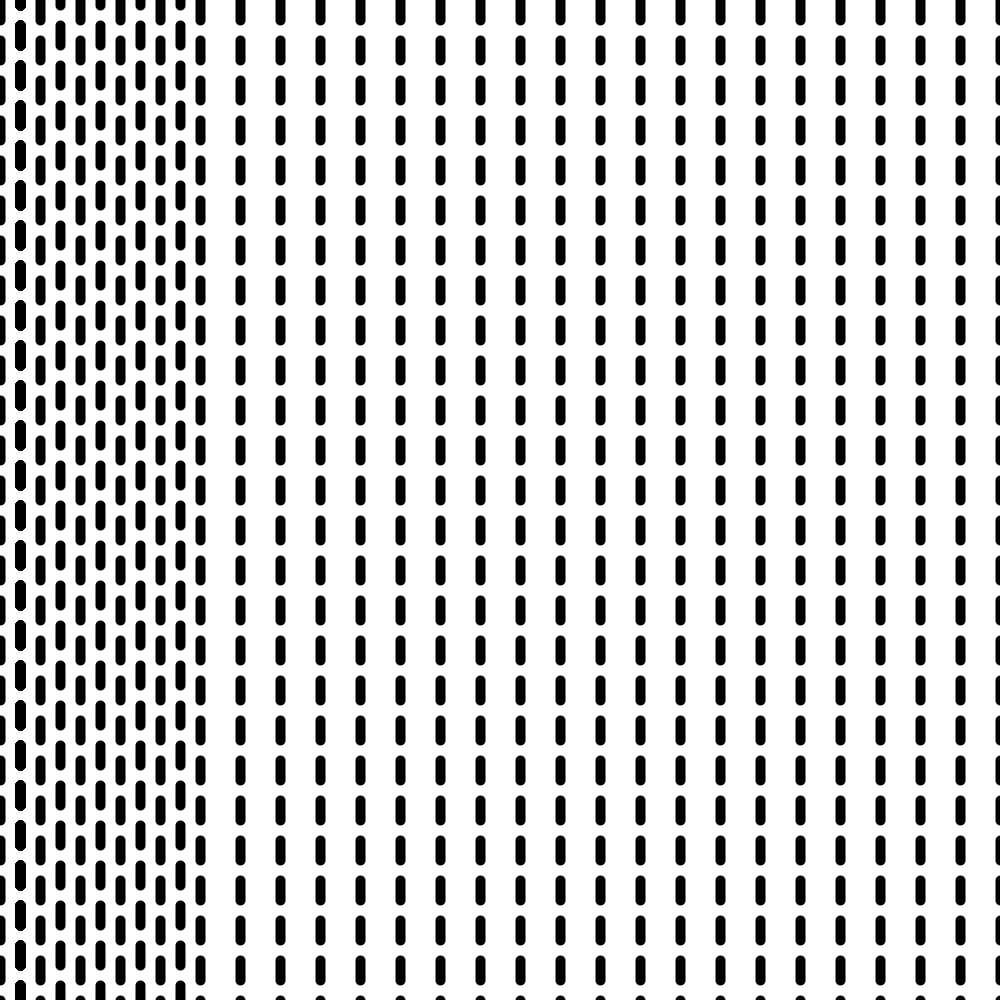
Frame 1 (no input)
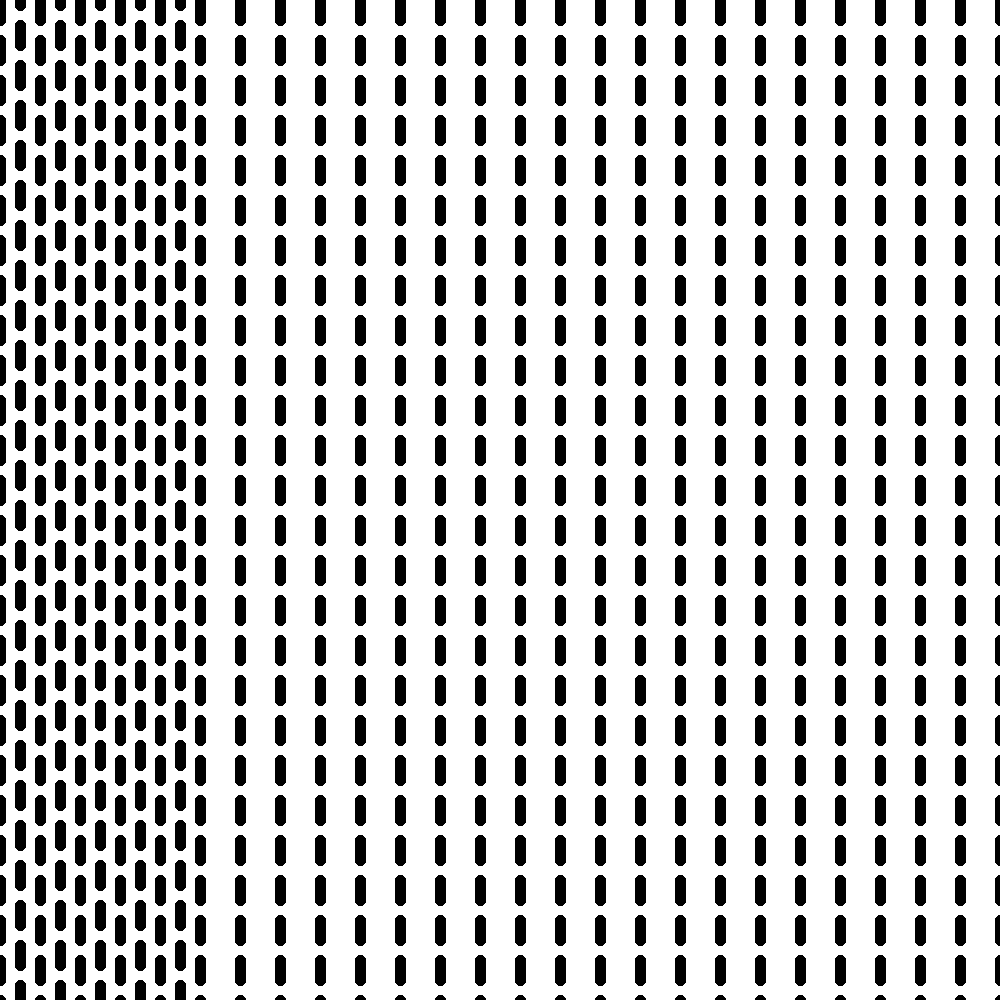
Frame 60 (the mouse pressed at the canvas centre just before this capture)
Frame 120 (the mouse held since frame 60 and released just before this capture): identical to frame 60, image omitted

The Processing sketch that drew these frames (run headless with seeded random() and noise(); from frame 60 on, the mouse is pressed at the canvas centre):

// Processing sketch: sketch_2_trames_de_carr_s_1_trame_de_tirets_Francois_Morellet_p
// ── sketch_2_trames_de_carr_s_1_trame_de_tirets_Francois_Morellet_p.pde
void setup() {
  size(1000, 1000);
  background(255);
}

void draw() {

  strokeWeight(10);
  
  //0-80Xaxis
  //(0, 0, 0, 1020)
  line(0, 0, 0, 20);
  line(0, 40, 0, 60);
  line(0, 80, 0, 100);
  line(0, 120, 0, 140);
  line(0, 160, 0, 180);
  line(0, 200, 0, 220);
  line(0, 240, 0, 260);
  line(0, 280, 0, 300);
  line(0, 320, 0, 340);
  line(0, 360, 0, 380);
  line(0, 400, 0, 420);
  line(0, 440, 0, 460);
  line(0, 480, 0, 500);
  line(0, 520, 0, 540);
  line(0, 560, 0, 580);
  line(0, 600, 0, 620);
  line(0, 640, 0, 660);
  line(0, 680, 0, 700);
  line(0, 720, 0, 740);
  line(0, 760, 0, 780);
  line(0, 800, 0, 820);
  line(0, 840, 0, 860);
  line(0, 880, 0, 900);
  line(0, 920, 0, 940);
  line(0, 960, 0, 980);
  line(0, 1000, 0, 1020);
  
 //(20, 0, 20, 1000);
  line(20, -15, 20, 5);
  line(20, 25, 20, 45);
  line(20, 65, 20, 85);
  line(20, 105, 20, 125);
  line(20, 145, 20, 165);
  line(20, 185, 20, 205);
  line(20, 225, 20, 245);
  line(20, 265, 20, 285);
  line(20, 305, 20, 325);
  line(20, 345, 20, 365);
  line(20, 385, 20, 405);
  line(20, 425, 20, 445);
  line(20, 465, 20, 485);
  line(20, 505, 20, 525);
  line(20, 545, 20, 565);
  line(20, 585, 20, 605);
  line(20, 625, 20, 645);
  line(20, 665, 20, 685);
  line(20, 705, 20, 725);
  line(20, 745, 20, 765);
  line(20, 785, 20, 805);
  line(20, 825, 20, 845);
  line(20, 865, 20, 885);
  line(20, 905, 20, 925);
  line(20, 945, 20, 965);
  line(20, 985, 20, 1005);
 
  line(40, 0, 40, 20);
  line(40, 40, 40, 60);
  line(40, 80, 40, 100);
  line(40, 120, 40, 140);
  line(40, 160, 40, 180);
  line(40, 200, 40, 220);
  line(40, 240, 40, 260);
  line(40, 280, 40, 300);
  line(40, 320, 40, 340);
  line(40, 360, 40, 380);
  line(40, 400, 40, 420);
  line(40, 440, 40, 460);
  line(40, 480, 40, 500);
  line(40, 520, 40, 540);
  line(40, 560, 40, 580);
  line(40, 600, 40, 620);
  line(40, 640, 40, 660);
  line(40, 680, 40, 700);
  line(40, 720, 40, 740);
  line(40, 760, 40, 780);
  line(40, 800, 40, 820);
  line(40, 840, 40, 860);
  line(40, 880, 40, 900);
  line(40, 920, 40, 940);
  line(40, 960, 40, 980);
  line(40, 1000, 40, 1020);
  
  //line(60, 0, 60, 1000);
  line(60, -15, 60, 5);
  line(60, 25, 60, 45);
  line(60, 65, 60, 85);
  line(60, 105, 60, 125);
  line(60, 145, 60, 165);
  line(60, 185, 60, 205);
  line(60, 225, 60, 245);
  line(60, 265, 60, 285);
  line(60, 305, 60, 325);
  line(60, 345, 60, 365);
  line(60, 385, 60, 405);
  line(60, 425, 60, 445);
  line(60, 465, 60, 485);
  line(60, 505, 60, 525);
  line(60, 545, 60, 565);
  line(60, 585, 60, 605);
  line(60, 625, 60, 645);
  line(60, 665, 60, 685);
  line(60, 705, 60, 725);
  line(60, 745, 60, 765);
  line(60, 785, 60, 805);
  line(60, 825, 60, 845);
  line(60, 865, 60, 885);
  line(60, 905, 60, 925);
  line(60, 945, 60, 965);
  line(60, 985, 60, 1005);
  
  line(80, 0, 80, 20);
  line(80, 40, 80, 60);
  line(80, 80, 80, 100);
  line(80, 120, 80, 140);
  line(80, 160, 80, 180);
  line(80, 200, 80, 220);
  line(80, 240, 80, 260);
  line(80, 280, 80, 300);
  line(80, 320, 80, 340);
  line(80, 360, 80, 380);
  line(80, 400, 80, 420);
  line(80, 440, 80, 460);
  line(80, 480, 80, 500);
  line(80, 520, 80, 540);
  line(80, 560, 80, 580);
  line(80, 600, 80, 620);
  line(80, 640, 80, 660);
  line(80, 680, 80, 700);
  line(80, 720, 80, 740);
  line(80, 760, 80, 780);
  line(80, 800, 80, 820);
  line(80, 840, 80, 860);
  line(80, 880, 80, 900);
  line(80, 920, 80, 940);
  line(80, 960, 80, 980);
  line(80, 1000, 80, 1020);

  //100-180
  //line(100, 0, 100, 1000);
  line(100, -15, 100, 5);
  line(100, 25, 100, 45);
  line(100, 65, 100, 85);
  line(100, 105, 100, 125);
  line(100, 145, 100, 165);
  line(100, 185, 100, 205);
  line(100, 225, 100, 245);
  line(100, 265, 100, 285);
  line(100, 305, 100, 325);
  line(100, 345, 100, 365);
  line(100, 385, 100, 405);
  line(100, 425, 100, 445);
  line(100, 465, 100, 485);
  line(100, 505, 100, 525);
  line(100, 545, 100, 565);
  line(100, 585, 100, 605);
  line(100, 625, 100, 645);
  line(100, 665, 100, 685);
  line(100, 705, 100, 725);
  line(100, 745, 100, 765);
  line(100, 785, 100, 805);
  line(100, 825, 100, 845);
  line(100, 865, 100, 885);
  line(100, 905, 100, 925);
  line(100, 945, 100, 965);
  line(100, 985, 100, 1005);
  
  line(120, 0, 120, 20);
  line(120, 40, 120, 60);
  line(120, 80, 120, 100);
  line(120, 120, 120, 140);
  line(120, 160, 120, 180);
  line(120, 200, 120, 220);
  line(120, 240, 120, 260);
  line(120, 280, 120, 300);
  line(120, 320, 120, 340);
  line(120, 360, 120, 380);
  line(120, 400, 120, 420);
  line(120, 440, 120, 460);
  line(120, 480, 120, 500);
  line(120, 520, 120, 540);
  line(120, 560, 120, 580);
  line(120, 600, 120, 620);
  line(120, 640, 120, 660);
  line(120, 680, 120, 700);
  line(120, 720, 120, 740);
  line(120, 760, 120, 780);
  line(120, 800, 120, 820);
  line(120, 840, 120, 860);
  line(120, 880, 120, 900);
  line(120, 920, 120, 940);
  line(120, 960, 120, 980);
  line(120, 1000, 120, 1020);
 
  //line(140, 0, 140, 1000);
  line(140, -15, 140, 5);
  line(140, 25, 140, 45);
  line(140, 65, 140, 85);
  line(140, 105, 140, 125);
  line(140, 145, 140, 165);
  line(140, 185, 140, 205);
  line(140, 225, 140, 245);
  line(140, 265, 140, 285);
  line(140, 305, 140, 325);
  line(140, 345, 140, 365);
  line(140, 385, 140, 405);
  line(140, 425, 140, 445);
  line(140, 465, 140, 485);
  line(140, 505, 140, 525);
  line(140, 545, 140, 565);
  line(140, 585, 140, 605);
  line(140, 625, 140, 645);
  line(140, 665, 140, 685);
  line(140, 705, 140, 725);
  line(140, 745, 140, 765);
  line(140, 785, 140, 805);
  line(140, 825, 140, 845);
  line(140, 865, 140, 885);
  line(140, 905, 140, 925);
  line(140, 945, 140, 965);
  line(140, 985, 140, 1005);
  
  //line(160, 0, 160, 1000);
  line(160, 0, 160, 20);
  line(160, 40, 160, 60);
  line(160, 80, 160, 100);
  line(160, 120, 160, 140);
  line(160, 160, 160, 180);
  line(160, 200, 160, 220);
  line(160, 240, 160, 260);
  line(160, 280, 160, 300);
  line(160, 320, 160, 340);
  line(160, 360, 160, 380);
  line(160, 400, 160, 420);
  line(160, 440, 160, 460);
  line(160, 480, 160, 500);
  line(160, 520, 160, 540);
  line(160, 560, 160, 580);
  line(160, 600, 160, 620);
  line(160, 640, 160, 660);
  line(160, 680, 160, 700);
  line(160, 720, 160, 740);
  line(160, 760, 160, 780);
  line(160, 800, 160, 820);
  line(160, 840, 160, 860);
  line(160, 880, 160, 900);
  line(160, 920, 160, 940);
  line(160, 960, 160, 980);
  line(160, 1000, 160, 1020);
  
  //line(180, 0, 180, 1000);
  line(180, -15, 180, 5);
  line(180, 25, 180, 45);
  line(180, 65, 180, 85);
  line(180, 105, 180, 125);
  line(180, 145, 180, 165);
  line(180, 185, 180, 205);
  line(180, 225, 180, 245);
  line(180, 265, 180, 285);
  line(180, 305, 180, 325);
  line(180, 345, 180, 365);
  line(180, 385, 180, 405);
  line(180, 425, 180, 445);
  line(180, 465, 180, 485);
  line(180, 505, 180, 525);
  line(180, 545, 180, 565);
  line(180, 585, 180, 605);
  line(180, 625, 180, 645);
  line(180, 665, 180, 685);
  line(180, 705, 180, 725);
  line(180, 745, 180, 765);
  line(180, 785, 180, 805);
  line(180, 825, 180, 845);
  line(180, 865, 180, 885);
  line(180, 905, 180, 925);
  line(180, 945, 180, 965);
  line(180, 985, 180, 1005);

  //200-280
  //line(200, 0, 200, 1000);
  line(200, 0, 200, 20);
  line(200, 40, 200, 60);
  line(200, 80, 200, 100);
  line(200, 120, 200, 140);
  line(200, 160, 200, 180);
  line(200, 200, 200, 220);
  line(200, 240, 200, 260);
  line(200, 280, 200, 300);
  line(200, 320, 200, 340);
  line(200, 360, 200, 380);
  line(200, 400, 200, 420);
  line(200, 440, 200, 460);
  line(200, 480, 200, 500);
  line(200, 520, 200, 540);
  line(200, 560, 200, 580);
  line(200, 600, 200, 620);
  line(200, 640, 200, 660);
  line(200, 680, 200, 700);
  line(200, 720, 200, 740);
  line(200, 760, 200, 780);
  line(200, 800, 200, 820);
  line(200, 840, 200, 860);
  line(200, 880, 200, 900);
  line(200, 920, 200, 940);
  line(200, 960, 200, 980);
  line(200, 1000, 200, 1020);
  
  //line(220, 0, 220, 1000);
  line(20, -15, 20, 5);
  line(20, 25, 20, 45);
  line(20, 65, 20, 85);
  line(20, 105, 20, 125);
  line(20, 145, 20, 165);
  line(20, 185, 20, 205);
  line(20, 225, 20, 245);
  line(20, 265, 20, 285);
  line(20, 305, 20, 325);
  line(20, 345, 20, 365);
  line(20, 385, 20, 405);
  line(20, 425, 20, 445);
  line(20, 465, 20, 485);
  line(20, 505, 20, 525);
  line(20, 545, 20, 565);
  line(20, 585, 20, 605);
  line(20, 625, 20, 645);
  line(20, 665, 20, 685);
  line(20, 705, 20, 725);
  line(20, 745, 20, 765);
  line(20, 785, 20, 805);
  line(20, 825, 20, 845);
  line(20, 865, 20, 885);
  line(20, 905, 20, 925);
  line(20, 945, 20, 965);
  line(20, 985, 20, 1005);
  
  //line(240, 0, 240, 1000);
  line(240, 0, 240, 20);
  line(240, 40, 240, 60);
  line(240, 80, 240, 100);
  line(240, 120, 240, 140);
  line(240, 160, 240, 180);
  line(240, 200, 240, 220);
  line(240, 240, 240, 260);
  line(240, 280, 240, 300);
  line(240, 320, 240, 340);
  line(240, 360, 240, 380);
  line(240, 400, 240, 420);
  line(240, 440, 240, 460);
  line(240, 480, 240, 500);
  line(240, 520, 240, 540);
  line(240, 560, 240, 580);
  line(240, 600, 240, 620);
  line(240, 640, 240, 660);
  line(240, 680, 240, 700);
  line(240, 720, 240, 740);
  line(240, 760, 240, 780);
  line(240, 800, 240, 820);
  line(240, 840, 240, 860);
  line(240, 880, 240, 900);
  line(240, 920, 240, 940);
  line(240, 960, 240, 980);
  line(240, 1000, 240, 1020);
  
  //line(260, 0, 260, 1000);
  line(20, -15, 20, 5);
  line(20, 25, 20, 45);
  line(20, 65, 20, 85);
  line(20, 105, 20, 125);
  line(20, 145, 20, 165);
  line(20, 185, 20, 205);
  line(20, 225, 20, 245);
  line(20, 265, 20, 285);
  line(20, 305, 20, 325);
  line(20, 345, 20, 365);
  line(20, 385, 20, 405);
  line(20, 425, 20, 445);
  line(20, 465, 20, 485);
  line(20, 505, 20, 525);
  line(20, 545, 20, 565);
  line(20, 585, 20, 605);
  line(20, 625, 20, 645);
  line(20, 665, 20, 685);
  line(20, 705, 20, 725);
  line(20, 745, 20, 765);
  line(20, 785, 20, 805);
  line(20, 825, 20, 845);
  line(20, 865, 20, 885);
  line(20, 905, 20, 925);
  line(20, 945, 20, 965);
  line(20, 985, 20, 1005);
  
  //line(280, 0, 280, 1000);
  line(280, 0, 280, 20);
  line(280, 40, 280, 60);
  line(280, 80, 280, 100);
  line(280, 120, 280, 140);
  line(280, 160, 280, 180);
  line(280, 200, 280, 220);
  line(280, 240, 280, 260);
  line(280, 280, 280, 300);
  line(280, 320, 280, 340);
  line(280, 360, 280, 380);
  line(280, 400, 280, 420);
  line(280, 440, 280, 460);
  line(280, 480, 280, 500);
  line(280, 520, 280, 540);
  line(280, 560, 280, 580);
  line(280, 600, 280, 620);
  line(280, 640, 280, 660);
  line(280, 680, 280, 700);
  line(280, 720, 280, 740);
  line(280, 760, 280, 780);
  line(280, 800, 280, 820);
  line(280, 840, 280, 860);
  line(280, 880, 280, 900);
  line(280, 920, 280, 940);
  line(280, 960, 280, 980);
  line(280, 1000, 280, 1020);

  //300-380
  //line(300, 0, 300, 1000);
  line(20, -15, 20, 5);
  line(20, 25, 20, 45);
  line(20, 65, 20, 85);
  line(20, 105, 20, 125);
  line(20, 145, 20, 165);
  line(20, 185, 20, 205);
  line(20, 225, 20, 245);
  line(20, 265, 20, 285);
  line(20, 305, 20, 325);
  line(20, 345, 20, 365);
  line(20, 385, 20, 405);
  line(20, 425, 20, 445);
  line(20, 465, 20, 485);
  line(20, 505, 20, 525);
  line(20, 545, 20, 565);
  line(20, 585, 20, 605);
  line(20, 625, 20, 645);
  line(20, 665, 20, 685);
  line(20, 705, 20, 725);
  line(20, 745, 20, 765);
  line(20, 785, 20, 805);
  line(20, 825, 20, 845);
  line(20, 865, 20, 885);
  line(20, 905, 20, 925);
  line(20, 945, 20, 965);
  line(20, 985, 20, 1005);
  
  //line(320, 0, 320, 1000);
  line(320, 0, 320, 20);
  line(320, 40, 320, 60);
  line(320, 80, 320, 100);
  line(320, 120, 320, 140);
  line(320, 160, 320, 180);
  line(320, 200, 320, 220);
  line(320, 240, 320, 260);
  line(320, 280, 320, 300);
  line(320, 320, 320, 340);
  line(320, 360, 320, 380);
  line(320, 400, 320, 420);
  line(320, 440, 320, 460);
  line(320, 480, 320, 500);
  line(320, 520, 320, 540);
  line(320, 560, 320, 580);
  line(320, 600, 320, 620);
  line(320, 640, 320, 660);
  line(320, 680, 320, 700);
  line(320, 720, 320, 740);
  line(320, 760, 320, 780);
  line(320, 800, 320, 820);
  line(320, 840, 320, 860);
  line(320, 880, 320, 900);
  line(320, 920, 320, 940);
  line(320, 960, 320, 980);
  line(320, 1000, 320, 1020);
  
  //line(340, 0, 340, 1000);
  line(20, -15, 20, 5);
  line(20, 25, 20, 45);
  line(20, 65, 20, 85);
  line(20, 105, 20, 125);
  line(20, 145, 20, 165);
  line(20, 185, 20, 205);
  line(20, 225, 20, 245);
  line(20, 265, 20, 285);
  line(20, 305, 20, 325);
  line(20, 345, 20, 365);
  line(20, 385, 20, 405);
  line(20, 425, 20, 445);
  line(20, 465, 20, 485);
  line(20, 505, 20, 525);
  line(20, 545, 20, 565);
  line(20, 585, 20, 605);
  line(20, 625, 20, 645);
  line(20, 665, 20, 685);
  line(20, 705, 20, 725);
  line(20, 745, 20, 765);
  line(20, 785, 20, 805);
  line(20, 825, 20, 845);
  line(20, 865, 20, 885);
  line(20, 905, 20, 925);
  line(20, 945, 20, 965);
  line(20, 985, 20, 1005);
  
  
  //line(360, 0, 360, 1000);
  line(360, 0, 360, 20);
  line(360, 40, 360, 60);
  line(360, 80, 360, 100);
  line(360, 120, 360, 140);
  line(360, 160, 360, 180);
  line(360, 200, 360, 220);
  line(360, 240, 360, 260);
  line(360, 280, 360, 300);
  line(360, 320, 360, 340);
  line(360, 360, 360, 380);
  line(360, 400, 360, 420);
  line(360, 440, 360, 460);
  line(360, 480, 360, 500);
  line(360, 520, 360, 540);
  line(360, 560, 360, 580);
  line(360, 600, 360, 620);
  line(360, 640, 360, 660);
  line(360, 680, 360, 700);
  line(360, 720, 360, 740);
  line(360, 760, 360, 780);
  line(360, 800, 360, 820);
  line(360, 840, 360, 860);
  line(360, 880, 360, 900);
  line(360, 920, 360, 940);
  line(360, 960, 360, 980);
  line(360, 1000, 360, 1020);
  
  //line(380, 0, 380, 1000);
line(20, -15, 20, 5);
  line(20, 25, 20, 45);
  line(20, 65, 20, 85);
  line(20, 105, 20, 125);
  line(20, 145, 20, 165);
  line(20, 185, 20, 205);
  line(20, 225, 20, 245);
  line(20, 265, 20, 285);
  line(20, 305, 20, 325);
  line(20, 345, 20, 365);
  line(20, 385, 20, 405);
  line(20, 425, 20, 445);
  line(20, 465, 20, 485);
  line(20, 505, 20, 525);
  line(20, 545, 20, 565);
  line(20, 585, 20, 605);
  line(20, 625, 20, 645);
  line(20, 665, 20, 685);
  line(20, 705, 20, 725);
  line(20, 745, 20, 765);
  line(20, 785, 20, 805);
  line(20, 825, 20, 845);
  line(20, 865, 20, 885);
  line(20, 905, 20, 925);
  line(20, 945, 20, 965);
  line(20, 985, 20, 1005);
  
  //400-480
  //line(400, 0, 400, 1000);
  line(400, 0, 400, 20);
  line(400, 40, 400, 60);
  line(400, 80, 400, 100);
  line(400, 120, 400, 140);
  line(400, 160, 400, 180);
  line(400, 200, 400, 220);
  line(400, 240, 400, 260);
  line(400, 280, 400, 300);
  line(400, 320, 400, 340);
  line(400, 360, 400, 380);
  line(400, 400, 400, 420);
  line(400, 440, 400, 460);
  line(400, 480, 400, 500);
  line(400, 520, 400, 540);
  line(400, 560, 400, 580);
  line(400, 600, 400, 620);
  line(400, 640, 400, 660);
  line(400, 680, 400, 700);
  line(400, 720, 400, 740);
  line(400, 760, 400, 780);
  line(400, 800, 400, 820);
  line(400, 840, 400, 860);
  line(400, 880, 400, 900);
  line(400, 920, 400, 940);
  line(400, 960, 400, 980);
  line(400, 1000, 400, 1020);
  
  //line(420, 0, 420, 1000);
  line(20, -15, 20, 5);
  line(20, 25, 20, 45);
  line(20, 65, 20, 85);
  line(20, 105, 20, 125);
  line(20, 145, 20, 165);
  line(20, 185, 20, 205);
  line(20, 225, 20, 245);
  line(20, 265, 20, 285);
  line(20, 305, 20, 325);
  line(20, 345, 20, 365);
  line(20, 385, 20, 405);
  line(20, 425, 20, 445);
  line(20, 465, 20, 485);
  line(20, 505, 20, 525);
  line(20, 545, 20, 565);
  line(20, 585, 20, 605);
  line(20, 625, 20, 645);
  line(20, 665, 20, 685);
  line(20, 705, 20, 725);
  line(20, 745, 20, 765);
  line(20, 785, 20, 805);
  line(20, 825, 20, 845);
  line(20, 865, 20, 885);
  line(20, 905, 20, 925);
  line(20, 945, 20, 965);
  line(20, 985, 20, 1005);
  
  //line(440, 0, 440, 1000);
  line(440, 0, 440, 20);
  line(440, 40, 440, 60);
  line(440, 80, 440, 100);
  line(440, 120, 440, 140);
  line(440, 160, 440, 180);
  line(440, 200, 440, 220);
  line(440, 240, 440, 260);
  line(440, 280, 440, 300);
  line(440, 320, 440, 340);
  line(440, 360, 440, 380);
  line(440, 400, 440, 420);
  line(440, 440, 440, 460);
  line(440, 480, 440, 500);
  line(440, 520, 440, 540);
  line(440, 560, 440, 580);
  line(440, 600, 440, 620);
  line(440, 640, 440, 660);
  line(440, 680, 440, 700);
  line(440, 720, 440, 740);
  line(440, 760, 440, 780);
  line(440, 800, 440, 820);
  line(440, 840, 440, 860);
  line(440, 880, 440, 900);
  line(440, 920, 440, 940);
  line(440, 960, 440, 980);
  line(440, 1000, 440, 1020);
  
  //line(460, 0, 460, 1000);
  line(20, -15, 20, 5);
  line(20, 25, 20, 45);
  line(20, 65, 20, 85);
  line(20, 105, 20, 125);
  line(20, 145, 20, 165);
  line(20, 185, 20, 205);
  line(20, 225, 20, 245);
  line(20, 265, 20, 285);
  line(20, 305, 20, 325);
  line(20, 345, 20, 365);
  line(20, 385, 20, 405);
  line(20, 425, 20, 445);
  line(20, 465, 20, 485);
  line(20, 505, 20, 525);
  line(20, 545, 20, 565);
  line(20, 585, 20, 605);
  line(20, 625, 20, 645);
  line(20, 665, 20, 685);
  line(20, 705, 20, 725);
  line(20, 745, 20, 765);
  line(20, 785, 20, 805);
  line(20, 825, 20, 845);
  line(20, 865, 20, 885);
  line(20, 905, 20, 925);
  line(20, 945, 20, 965);
  line(20, 985, 20, 1005);
  
  //line(480, 0, 480, 1000);
  line(480, 0, 480, 20);
  line(480, 40, 480, 60);
  line(480, 80, 480, 100);
  line(480, 120, 480, 140);
  line(480, 160, 480, 180);
  line(480, 200, 480, 220);
  line(480, 240, 480, 260);
  line(480, 280, 480, 300);
  line(480, 320, 480, 340);
  line(480, 360, 480, 380);
  line(480, 400, 480, 420);
  line(480, 440, 480, 460);
  line(480, 480, 480, 500);
  line(480, 520, 480, 540);
  line(480, 560, 480, 580);
  line(480, 600, 480, 620);
  line(480, 640, 480, 660);
  line(480, 680, 480, 700);
  line(480, 720, 480, 740);
  line(480, 760, 480, 780);
  line(480, 800, 480, 820);
  line(480, 840, 480, 860);
  line(480, 880, 480, 900);
  line(480, 920, 480, 940);
  line(480, 960, 480, 980);
  line(480, 1000, 480, 1020);

  //500-580
  //line(500, 0, 500, 1000);
  line(20, -15, 20, 5);
  line(20, 25, 20, 45);
  line(20, 65, 20, 85);
  line(20, 105, 20, 125);
  line(20, 145, 20, 165);
  line(20, 185, 20, 205);
  line(20, 225, 20, 245);
  line(20, 265, 20, 285);
  line(20, 305, 20, 325);
  line(20, 345, 20, 365);
  line(20, 385, 20, 405);
  line(20, 425, 20, 445);
  line(20, 465, 20, 485);
  line(20, 505, 20, 525);
  line(20, 545, 20, 565);
  line(20, 585, 20, 605);
  line(20, 625, 20, 645);
  line(20, 665, 20, 685);
  line(20, 705, 20, 725);
  line(20, 745, 20, 765);
  line(20, 785, 20, 805);
  line(20, 825, 20, 845);
  line(20, 865, 20, 885);
  line(20, 905, 20, 925);
  line(20, 945, 20, 965);
  line(20, 985, 20, 1005);
  
  //line(520, 0, 520, 1000);
  line(520, 0, 520, 20);
  line(520, 40, 520, 60);
  line(520, 80, 520, 100);
  line(520, 120, 520, 140);
  line(520, 160, 520, 180);
  line(520, 200, 520, 220);
  line(520, 240, 520, 260);
  line(520, 280, 520, 300);
  line(520, 320, 520, 340);
  line(520, 360, 520, 380);
  line(520, 400, 520, 420);
  line(520, 440, 520, 460);
  line(520, 480, 520, 500);
  line(520, 520, 520, 540);
  line(520, 560, 520, 580);
  line(520, 600, 520, 620);
  line(520, 640, 520, 660);
  line(520, 680, 520, 700);
  line(520, 720, 520, 740);
  line(520, 760, 520, 780);
  line(520, 800, 520, 820);
  line(520, 840, 520, 860);
  line(520, 880, 520, 900);
  line(520, 920, 520, 940);
  line(520, 960, 520, 980);
  line(520, 1000, 520, 1020);
  
  //line(540, 0, 540, 1000);
  line(20, -15, 20, 5);
  line(20, 25, 20, 45);
  line(20, 65, 20, 85);
  line(20, 105, 20, 125);
  line(20, 145, 20, 165);
  line(20, 185, 20, 205);
  line(20, 225, 20, 245);
  line(20, 265, 20, 285);
  line(20, 305, 20, 325);
  line(20, 345, 20, 365);
  line(20, 385, 20, 405);
  line(20, 425, 20, 445);
  line(20, 465, 20, 485);
  line(20, 505, 20, 525);
  line(20, 545, 20, 565);
  line(20, 585, 20, 605);
  line(20, 625, 20, 645);
  line(20, 665, 20, 685);
  line(20, 705, 20, 725);
  line(20, 745, 20, 765);
  line(20, 785, 20, 805);
  line(20, 825, 20, 845);
  line(20, 865, 20, 885);
  line(20, 905, 20, 925);
  line(20, 945, 20, 965);
  line(20, 985, 20, 1005);
  
  //line(560, 0, 560, 1000);
  line(560, 0, 560, 20);
  line(560, 40, 560, 60);
  line(560, 80, 560, 100);
  line(560, 120, 560, 140);
  line(560, 160, 560, 180);
  line(560, 200, 560, 220);
  line(560, 240, 560, 260);
  line(560, 280, 560, 300);
  line(560, 320, 560, 340);
  line(560, 360, 560, 380);
  line(560, 400, 560, 420);
  line(560, 440, 560, 460);
  line(560, 480, 560, 500);
  line(560, 520, 560, 540);
  line(560, 560, 560, 580);
  line(560, 600, 560, 620);
  line(560, 640, 560, 660);
  line(560, 680, 560, 700);
  line(560, 720, 560, 740);
  line(560, 760, 560, 780);
  line(560, 800, 560, 820);
  line(560, 840, 560, 860);
  line(560, 880, 560, 900);
  line(560, 920, 560, 940);
  line(560, 960, 560, 980);
  line(560, 1000, 560, 1020);
  
  //line(580, 0, 580, 1000);
line(20, -15, 20, 5);
  line(20, 25, 20, 45);
  line(20, 65, 20, 85);
  line(20, 105, 20, 125);
  line(20, 145, 20, 165);
  line(20, 185, 20, 205);
  line(20, 225, 20, 245);
  line(20, 265, 20, 285);
  line(20, 305, 20, 325);
  line(20, 345, 20, 365);
  line(20, 385, 20, 405);
  line(20, 425, 20, 445);
  line(20, 465, 20, 485);
  line(20, 505, 20, 525);
  line(20, 545, 20, 565);
  line(20, 585, 20, 605);
  line(20, 625, 20, 645);
  line(20, 665, 20, 685);
  line(20, 705, 20, 725);
  line(20, 745, 20, 765);
  line(20, 785, 20, 805);
  line(20, 825, 20, 845);
  line(20, 865, 20, 885);
  line(20, 905, 20, 925);
  line(20, 945, 20, 965);
  line(20, 985, 20, 1005);
  
  //600-680
  //line(600, 0, 600, 1000);
  line(600, 0, 600, 20);
  line(600, 40, 600, 60);
  line(600, 80, 600, 100);
  line(600, 120, 600, 140);
  line(600, 160, 600, 180);
  line(600, 200, 600, 220);
  line(600, 240, 600, 260);
  line(600, 280, 600, 300);
  line(600, 320, 600, 340);
  line(600, 360, 600, 380);
  line(600, 400, 600, 420);
  line(600, 440, 600, 460);
  line(600, 480, 600, 500);
  line(600, 520, 600, 540);
  line(600, 560, 600, 580);
  line(600, 600, 600, 620);
  line(600, 640, 600, 660);
  line(600, 680, 600, 700);
  line(600, 720, 600, 740);
  line(600, 760, 600, 780);
  line(600, 800, 600, 820);
  line(600, 840, 600, 860);
  line(600, 880, 600, 900);
  line(600, 920, 600, 940);
  line(600, 960, 600, 980);
  line(600, 1000, 600, 1020);
  
  //line(620, 0, 620, 1000);
  line(20, -15, 20, 5);
  line(20, 25, 20, 45);
  line(20, 65, 20, 85);
  line(20, 105, 20, 125);
  line(20, 145, 20, 165);
  line(20, 185, 20, 205);
  line(20, 225, 20, 245);
  line(20, 265, 20, 285);
  line(20, 305, 20, 325);
  line(20, 345, 20, 365);
  line(20, 385, 20, 405);
  line(20, 425, 20, 445);
  line(20, 465, 20, 485);
  line(20, 505, 20, 525);
  line(20, 545, 20, 565);
  line(20, 585, 20, 605);
  line(20, 625, 20, 645);
  line(20, 665, 20, 685);
  line(20, 705, 20, 725);
  line(20, 745, 20, 765);
  line(20, 785, 20, 805);
  line(20, 825, 20, 845);
  line(20, 865, 20, 885);
  line(20, 905, 20, 925);
  line(20, 945, 20, 965);
  line(20, 985, 20, 1005);
  
  //line(640, 0, 640, 1000);
  line(640, 0, 640, 20);
  line(640, 40, 640, 60);
  line(640, 80, 640, 100);
  line(640, 120, 640, 140);
  line(640, 160, 640, 180);
  line(640, 200, 640, 220);
  line(640, 240, 640, 260);
  line(640, 280, 640, 300);
  line(640, 320, 640, 340);
  line(640, 360, 640, 380);
  line(640, 400, 640, 420);
  line(640, 440, 640, 460);
  line(640, 480, 640, 500);
  line(640, 520, 640, 540);
  line(640, 560, 640, 580);
  line(640, 600, 640, 620);
  line(640, 640, 640, 660);
  line(640, 680, 640, 700);
  line(640, 720, 640, 740);
  line(640, 760, 640, 780);
  line(640, 800, 640, 820);
  line(640, 840, 640, 860);
  line(640, 880, 640, 900);
  line(640, 920, 640, 940);
  line(640, 960, 640, 980);
  line(640, 1000, 640, 1020);
  
  //line(660, 0, 660, 1000);
  line(20, -15, 20, 5);
  line(20, 25, 20, 45);
  line(20, 65, 20, 85);
  line(20, 105, 20, 125);
  line(20, 145, 20, 165);
  line(20, 185, 20, 205);
  line(20, 225, 20, 245);
  line(20, 265, 20, 285);
  line(20, 305, 20, 325);
  line(20, 345, 20, 365);
  line(20, 385, 20, 405);
  line(20, 425, 20, 445);
  line(20, 465, 20, 485);
  line(20, 505, 20, 525);
  line(20, 545, 20, 565);
  line(20, 585, 20, 605);
  line(20, 625, 20, 645);
  line(20, 665, 20, 685);
  line(20, 705, 20, 725);
  line(20, 745, 20, 765);
  line(20, 785, 20, 805);
  line(20, 825, 20, 845);
  line(20, 865, 20, 885);
  line(20, 905, 20, 925);
  line(20, 945, 20, 965);
  line(20, 985, 20, 1005);
  
  //line(680, 0, 680, 1000);
  line(680, 0, 680, 20);
  line(680, 40, 680, 60);
  line(680, 80, 680, 100);
  line(680, 120, 680, 140);
  line(680, 160, 680, 180);
  line(680, 200, 680, 220);
  line(680, 240, 680, 260);
  line(680, 280, 680, 300);
  line(680, 320, 680, 340);
  line(680, 360, 680, 380);
  line(680, 400, 680, 420);
  line(680, 440, 680, 460);
  line(680, 480, 680, 500);
  line(680, 520, 680, 540);
  line(680, 560, 680, 580);
  line(680, 600, 680, 620);
  line(680, 640, 680, 660);
  line(680, 680, 680, 700);
  line(680, 720, 680, 740);
  line(680, 760, 680, 780);
  line(680, 800, 680, 820);
  line(680, 840, 680, 860);
  line(680, 880, 680, 900);
  line(680, 920, 680, 940);
  line(680, 960, 680, 980);
  line(680, 1000, 680, 1020);

  //700-780
  //line(700, 0, 700, 1000);
  line(20, -15, 20, 5);
  line(20, 25, 20, 45);
  line(20, 65, 20, 85);
  line(20, 105, 20, 125);
  line(20, 145, 20, 165);
  line(20, 185, 20, 205);
  line(20, 225, 20, 245);
  line(20, 265, 20, 285);
  line(20, 305, 20, 325);
  line(20, 345, 20, 365);
  line(20, 385, 20, 405);
  line(20, 425, 20, 445);
  line(20, 465, 20, 485);
  line(20, 505, 20, 525);
  line(20, 545, 20, 565);
  line(20, 585, 20, 605);
  line(20, 625, 20, 645);
  line(20, 665, 20, 685);
  line(20, 705, 20, 725);
  line(20, 745, 20, 765);
  line(20, 785, 20, 805);
  line(20, 825, 20, 845);
  line(20, 865, 20, 885);
  line(20, 905, 20, 925);
  line(20, 945, 20, 965);
  line(20, 985, 20, 1005);
  
  //line(720, 0, 720, 1000);
  line(720, 0, 720, 20);
  line(720, 40, 720, 60);
  line(720, 80, 720, 100);
  line(720, 120, 720, 140);
  line(720, 160, 720, 180);
  line(720, 200, 720, 220);
  line(720, 240, 720, 260);
  line(720, 280, 720, 300);
  line(720, 320, 720, 340);
  line(720, 360, 720, 380);
  line(720, 400, 720, 420);
  line(720, 440, 720, 460);
  line(720, 480, 720, 500);
  line(720, 520, 720, 540);
  line(720, 560, 720, 580);
  line(720, 600, 720, 620);
  line(720, 640, 720, 660);
  line(720, 680, 720, 700);
  line(720, 720, 720, 740);
  line(720, 760, 720, 780);
  line(720, 800, 720, 820);
  line(720, 840, 720, 860);
  line(720, 880, 720, 900);
  line(720, 920, 720, 940);
  line(720, 960, 720, 980);
  line(720, 1000, 720, 1020);
  
  //line(740, 0, 740, 1000);
  line(20, -15, 20, 5);
  line(20, 25, 20, 45);
  line(20, 65, 20, 85);
  line(20, 105, 20, 125);
  line(20, 145, 20, 165);
  line(20, 185, 20, 205);
  line(20, 225, 20, 245);
  line(20, 265, 20, 285);
  line(20, 305, 20, 325);
  line(20, 345, 20, 365);
  line(20, 385, 20, 405);
  line(20, 425, 20, 445);
  line(20, 465, 20, 485);
  line(20, 505, 20, 525);
  line(20, 545, 20, 565);
  line(20, 585, 20, 605);
  line(20, 625, 20, 645);
  line(20, 665, 20, 685);
  line(20, 705, 20, 725);
  line(20, 745, 20, 765);
  line(20, 785, 20, 805);
  line(20, 825, 20, 845);
  line(20, 865, 20, 885);
  line(20, 905, 20, 925);
  line(20, 945, 20, 965);
  line(20, 985, 20, 1005);
  
  //line(760, 0, 760, 1000);
  line(760, 0, 760, 20);
  line(760, 40, 760, 60);
  line(760, 80, 760, 100);
  line(760, 120, 760, 140);
  line(760, 160, 760, 180);
  line(760, 200, 760, 220);
  line(760, 240, 760, 260);
  line(760, 280, 760, 300);
  line(760, 320, 760, 340);
  line(760, 360, 760, 380);
  line(760, 400, 760, 420);
  line(760, 440, 760, 460);
  line(760, 480, 760, 500);
  line(760, 520, 760, 540);
  line(760, 560, 760, 580);
  line(760, 600, 760, 620);
  line(760, 640, 760, 660);
  line(760, 680, 760, 700);
  line(760, 720, 760, 740);
  line(760, 760, 760, 780);
  line(760, 800, 760, 820);
  line(760, 840, 760, 860);
  line(760, 880, 760, 900);
  line(760, 920, 760, 940);
  line(760, 960, 760, 980);
  line(760, 1000, 760, 1020);
  
  //line(780, 0, 780, 1000);
line(20, -15, 20, 5);
  line(20, 25, 20, 45);
  line(20, 65, 20, 85);
  line(20, 105, 20, 125);
  line(20, 145, 20, 165);
  line(20, 185, 20, 205);
  line(20, 225, 20, 245);
  line(20, 265, 20, 285);
  line(20, 305, 20, 325);
  line(20, 345, 20, 365);
  line(20, 385, 20, 405);
  line(20, 425, 20, 445);
  line(20, 465, 20, 485);
  line(20, 505, 20, 525);
  line(20, 545, 20, 565);
  line(20, 585, 20, 605);
  line(20, 625, 20, 645);
  line(20, 665, 20, 685);
  line(20, 705, 20, 725);
  line(20, 745, 20, 765);
  line(20, 785, 20, 805);
  line(20, 825, 20, 845);
  line(20, 865, 20, 885);
  line(20, 905, 20, 925);
  line(20, 945, 20, 965);
  line(20, 985, 20, 1005);

  //800-880
  //line(800, 0, 800, 1000);
  line(800, 0, 800, 20);
  line(800, 40, 800, 60);
  line(800, 80, 800, 100);
  line(800, 120, 800, 140);
  line(800, 160, 800, 180);
  line(800, 200, 800, 220);
  line(800, 240, 800, 260);
  line(800, 280, 800, 300);
  line(800, 320, 800, 340);
  line(800, 360, 800, 380);
  line(800, 400, 800, 420);
  line(800, 440, 800, 460);
  line(800, 480, 800, 500);
  line(800, 520, 800, 540);
  line(800, 560, 800, 580);
  line(800, 600, 800, 620);
  line(800, 640, 800, 660);
  line(800, 680, 800, 700);
  line(800, 720, 800, 740);
  line(800, 760, 800, 780);
  line(800, 800, 800, 820);
  line(800, 840, 800, 860);
  line(800, 880, 800, 900);
  line(800, 920, 800, 940);
  line(800, 960, 800, 980);
  line(800, 1000, 800, 1020);
  
  //line(820, 0, 820, 1000);
  line(20, -15, 20, 5);
  line(20, 25, 20, 45);
  line(20, 65, 20, 85);
  line(20, 105, 20, 125);
  line(20, 145, 20, 165);
  line(20, 185, 20, 205);
  line(20, 225, 20, 245);
  line(20, 265, 20, 285);
  line(20, 305, 20, 325);
  line(20, 345, 20, 365);
  line(20, 385, 20, 405);
  line(20, 425, 20, 445);
  line(20, 465, 20, 485);
  line(20, 505, 20, 525);
  line(20, 545, 20, 565);
  line(20, 585, 20, 605);
  line(20, 625, 20, 645);
  line(20, 665, 20, 685);
  line(20, 705, 20, 725);
  line(20, 745, 20, 765);
  line(20, 785, 20, 805);
  line(20, 825, 20, 845);
  line(20, 865, 20, 885);
  line(20, 905, 20, 925);
  line(20, 945, 20, 965);
  line(20, 985, 20, 1005);
  
  //line(840, 0, 840, 1000);
  line(840, 0, 840, 20);
  line(840, 40, 840, 60);
  line(840, 80, 840, 100);
  line(840, 120, 840, 140);
  line(840, 160, 840, 180);
  line(840, 200, 840, 220);
  line(840, 240, 840, 260);
  line(840, 280, 840, 300);
  line(840, 320, 840, 340);
  line(840, 360, 840, 380);
  line(840, 400, 840, 420);
  line(840, 440, 840, 460);
  line(840, 480, 840, 500);
  line(840, 520, 840, 540);
  line(840, 560, 840, 580);
  line(840, 600, 840, 620);
  line(840, 640, 840, 660);
  line(840, 680, 840, 700);
  line(840, 720, 840, 740);
  line(840, 760, 840, 780);
  line(840, 800, 840, 820);
  line(840, 840, 840, 860);
  line(840, 880, 840, 900);
  line(840, 920, 840, 940);
  line(840, 960, 840, 980);
  line(840, 1000, 840, 1020);
  
  //line(860, 0, 860, 1000);
  line(20, -15, 20, 5);
  line(20, 25, 20, 45);
  line(20, 65, 20, 85);
  line(20, 105, 20, 125);
  line(20, 145, 20, 165);
  line(20, 185, 20, 205);
  line(20, 225, 20, 245);
  line(20, 265, 20, 285);
  line(20, 305, 20, 325);
  line(20, 345, 20, 365);
  line(20, 385, 20, 405);
  line(20, 425, 20, 445);
  line(20, 465, 20, 485);
  line(20, 505, 20, 525);
  line(20, 545, 20, 565);
  line(20, 585, 20, 605);
  line(20, 625, 20, 645);
  line(20, 665, 20, 685);
  line(20, 705, 20, 725);
  line(20, 745, 20, 765);
  line(20, 785, 20, 805);
  line(20, 825, 20, 845);
  line(20, 865, 20, 885);
  line(20, 905, 20, 925);
  line(20, 945, 20, 965);
  line(20, 985, 20, 1005);
  
  //line(880, 0, 880, 1000);
  line(880, 0, 880, 20);
  line(880, 40, 880, 60);
  line(880, 80, 880, 100);
  line(880, 120, 880, 140);
  line(880, 160, 880, 180);
  line(880, 200, 880, 220);
  line(880, 240, 880, 260);
  line(880, 280, 880, 300);
  line(880, 320, 880, 340);
  line(880, 360, 880, 380);
  line(880, 400, 880, 420);
  line(880, 440, 880, 460);
  line(880, 480, 880, 500);
  line(880, 520, 880, 540);
  line(880, 560, 880, 580);
  line(880, 600, 880, 620);
  line(880, 640, 880, 660);
  line(880, 680, 880, 700);
  line(880, 720, 880, 740);
  line(880, 760, 880, 780);
  line(880, 800, 880, 820);
  line(880, 840, 880, 860);
  line(880, 880, 880, 900);
  line(880, 920, 880, 940);
  line(880, 960, 880, 980);
  line(880, 1000, 880, 1020);

  //900-980
  //line(900, 0, 900, 1000);
  line(20, -15, 20, 5);
  line(20, 25, 20, 45);
  line(20, 65, 20, 85);
  line(20, 105, 20, 125);
  line(20, 145, 20, 165);
  line(20, 185, 20, 205);
  line(20, 225, 20, 245);
  line(20, 265, 20, 285);
  line(20, 305, 20, 325);
  line(20, 345, 20, 365);
  line(20, 385, 20, 405);
  line(20, 425, 20, 445);
  line(20, 465, 20, 485);
  line(20, 505, 20, 525);
  line(20, 545, 20, 565);
  line(20, 585, 20, 605);
  line(20, 625, 20, 645);
  line(20, 665, 20, 685);
  line(20, 705, 20, 725);
  line(20, 745, 20, 765);
  line(20, 785, 20, 805);
  line(20, 825, 20, 845);
  line(20, 865, 20, 885);
  line(20, 905, 20, 925);
  line(20, 945, 20, 965);
  line(20, 985, 20, 1005);
  
  //line(920, 0, 920, 1000);
  line(920, 0, 920, 20);
  line(920, 40, 920, 60);
  line(920, 80, 920, 100);
  line(920, 120, 920, 140);
  line(920, 160, 920, 180);
  line(920, 200, 920, 220);
  line(920, 240, 920, 260);
  line(920, 280, 920, 300);
  line(920, 320, 920, 340);
  line(920, 360, 920, 380);
  line(920, 400, 920, 420);
  line(920, 440, 920, 460);
  line(920, 480, 920, 500);
  line(920, 520, 920, 540);
  line(920, 560, 920, 580);
  line(920, 600, 920, 620);
  line(920, 640, 920, 660);
  line(920, 680, 920, 700);
  line(920, 720, 920, 740);
  line(920, 760, 920, 780);
  line(920, 800, 920, 820);
  line(920, 840, 920, 860);
  line(920, 880, 920, 900);
  line(920, 920, 920, 940);
  line(920, 960, 920, 980);
  line(920, 1000, 920, 1020);
  
  //line(940, 0, 940, 1000);
  line(20, -15, 20, 5);
  line(20, 25, 20, 45);
  line(20, 65, 20, 85);
  line(20, 105, 20, 125);
  line(20, 145, 20, 165);
  line(20, 185, 20, 205);
  line(20, 225, 20, 245);
  line(20, 265, 20, 285);
  line(20, 305, 20, 325);
  line(20, 345, 20, 365);
  line(20, 385, 20, 405);
  line(20, 425, 20, 445);
  line(20, 465, 20, 485);
  line(20, 505, 20, 525);
  line(20, 545, 20, 565);
  line(20, 585, 20, 605);
  line(20, 625, 20, 645);
  line(20, 665, 20, 685);
  line(20, 705, 20, 725);
  line(20, 745, 20, 765);
  line(20, 785, 20, 805);
  line(20, 825, 20, 845);
  line(20, 865, 20, 885);
  line(20, 905, 20, 925);
  line(20, 945, 20, 965);
  line(20, 985, 20, 1005);
  
  //line(960, 0, 960, 1000);
  line(960, 0, 960, 20);
  line(960, 40, 960, 60);
  line(960, 80, 960, 100);
  line(960, 120, 960, 140);
  line(960, 160, 960, 180);
  line(960, 200, 960, 220);
  line(960, 240, 960, 260);
  line(960, 280, 960, 300);
  line(960, 320, 960, 340);
  line(960, 360, 960, 380);
  line(960, 400, 960, 420);
  line(960, 440, 960, 460);
  line(960, 480, 960, 500);
  line(960, 520, 960, 540);
  line(960, 560, 960, 580);
  line(960, 600, 960, 620);
  line(960, 640, 960, 660);
  line(960, 680, 960, 700);
  line(960, 720, 960, 740);
  line(960, 760, 960, 780);
  line(960, 800, 960, 820);
  line(960, 840, 960, 860);
  line(960, 880, 960, 900);
  line(960, 920, 960, 940);
  line(960, 960, 960, 980);
  line(960, 1000, 960, 1020);
  
  //line(980, 0, 980, 1000);
line(20, -15, 20, 5);
  line(20, 25, 20, 45);
  line(20, 65, 20, 85);
  line(20, 105, 20, 125);
  line(20, 145, 20, 165);
  line(20, 185, 20, 205);
  line(20, 225, 20, 245);
  line(20, 265, 20, 285);
  line(20, 305, 20, 325);
  line(20, 345, 20, 365);
  line(20, 385, 20, 405);
  line(20, 425, 20, 445);
  line(20, 465, 20, 485);
  line(20, 505, 20, 525);
  line(20, 545, 20, 565);
  line(20, 585, 20, 605);
  line(20, 625, 20, 645);
  line(20, 665, 20, 685);
  line(20, 705, 20, 725);
  line(20, 745, 20, 765);
  line(20, 785, 20, 805);
  line(20, 825, 20, 845);
  line(20, 865, 20, 885);
  line(20, 905, 20, 925);
  line(20, 945, 20, 965);
  line(20, 985, 20, 1005);

  //1000
  //line(1000, 0, 1000, 1000);
  line(1000, 0, 1000, 20);
  line(1000, 40, 1000, 60);
  line(1000, 80, 1000, 100);
  line(1000, 120, 1000, 140);
  line(1000, 160, 1000, 180);
  line(1000, 200, 1000, 220);
  line(1000, 240, 1000, 260);
  line(1000, 280, 1000, 300);
  line(1000, 320, 1000, 340);
  line(1000, 360, 1000, 380);
  line(1000, 400, 1000, 420);
  line(1000, 440, 1000, 460);
  line(1000, 480, 1000, 500);
  line(1000, 520, 1000, 540);
  line(1000, 560, 1000, 580);
  line(1000, 600, 1000, 620);
  line(1000, 640, 1000, 660);
  line(1000, 680, 1000, 700);
  line(1000, 720, 1000, 740);
  line(1000, 760, 1000, 780);
  line(1000, 800, 1000, 820);
  line(1000, 840, 1000, 860);
  line(1000, 880, 1000, 900);
  line(1000, 920, 1000, 940);
  line(1000, 960, 1000, 980);
  line(1000, 1000, 1000, 1020);

  save("2_trames_de_carrés_1_trame_de_tirets_-_Francois_Morellet_1975.png");
}
